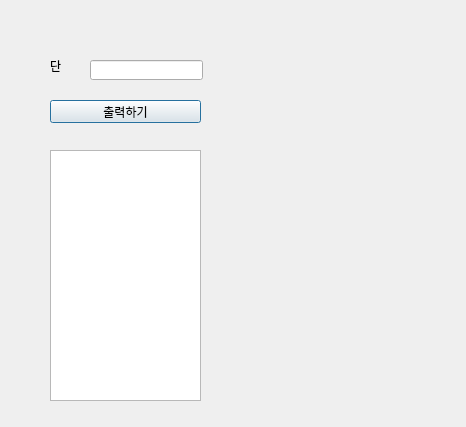
<?xml version="1.0" encoding="UTF-8"?>
<ui version="4.0">
 <class>Dialog</class>
 <widget class="QDialog" name="Dialog">
  <property name="geometry">
   <rect>
    <x>0</x>
    <y>0</y>
    <width>466</width>
    <height>427</height>
   </rect>
  </property>
  <property name="windowTitle">
   <string>Dialog</string>
  </property>
  <widget class="QLabel" name="lbl">
   <property name="geometry">
    <rect>
     <x>50</x>
     <y>60</y>
     <width>56</width>
     <height>12</height>
    </rect>
   </property>
   <property name="text">
    <string>단</string>
   </property>
  </widget>
  <widget class="QPushButton" name="pb">
   <property name="geometry">
    <rect>
     <x>50</x>
     <y>100</y>
     <width>151</width>
     <height>23</height>
    </rect>
   </property>
   <property name="text">
    <string>출력하기</string>
   </property>
  </widget>
  <widget class="QLineEdit" name="le">
   <property name="geometry">
    <rect>
     <x>90</x>
     <y>60</y>
     <width>113</width>
     <height>20</height>
    </rect>
   </property>
  </widget>
  <widget class="QTextEdit" name="te">
   <property name="geometry">
    <rect>
     <x>50</x>
     <y>150</y>
     <width>151</width>
     <height>251</height>
    </rect>
   </property>
  </widget>
 </widget>
 <resources/>
 <connections/>
</ui>
